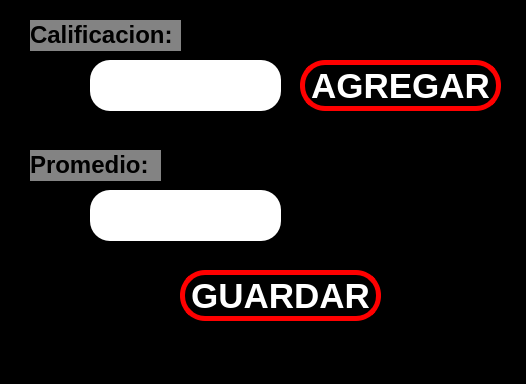
<?xml version="1.0" encoding="UTF-8"?>
<ui version="4.0">
 <class>MainWindow</class>
 <widget class="QMainWindow" name="MainWindow">
  <property name="geometry">
   <rect>
    <x>0</x>
    <y>0</y>
    <width>526</width>
    <height>384</height>
   </rect>
  </property>
  <property name="font">
   <font>
    <pointsize>17</pointsize>
   </font>
  </property>
  <property name="windowTitle">
   <string>MainWindow</string>
  </property>
  <property name="styleSheet">
   <string notr="true">
background-color: rgb(0, 0, 0);</string>
  </property>
  <widget class="QWidget" name="centralwidget">
   <widget class="QPushButton" name="btn_agregar">
    <property name="geometry">
     <rect>
      <x>300</x>
      <y>60</y>
      <width>201</width>
      <height>51</height>
     </rect>
    </property>
    <property name="font">
     <font>
      <pointsize>26</pointsize>
      <weight>75</weight>
      <bold>true</bold>
     </font>
    </property>
    <property name="styleSheet">
     <string notr="true">background-color: rgb(0, 0, 0);
color: rgb(255, 255, 255);
border-radius:25px;
border: 5px solid red;</string>
    </property>
    <property name="text">
     <string>AGREGAR</string>
    </property>
   </widget>
   <widget class="QLineEdit" name="txt_calificacion">
    <property name="geometry">
     <rect>
      <x>90</x>
      <y>60</y>
      <width>191</width>
      <height>51</height>
     </rect>
    </property>
    <property name="font">
     <font>
      <pointsize>25</pointsize>
      <weight>75</weight>
      <bold>true</bold>
     </font>
    </property>
    <property name="styleSheet">
     <string notr="true">border-radius:20px;
background-color: rgb(255, 255, 255);</string>
    </property>
    <property name="text">
     <string/>
    </property>
    <property name="alignment">
     <set>Qt::AlignCenter</set>
    </property>
   </widget>
   <widget class="QLabel" name="label">
    <property name="geometry">
     <rect>
      <x>30</x>
      <y>20</y>
      <width>151</width>
      <height>31</height>
     </rect>
    </property>
    <property name="styleSheet">
     <string notr="true">background-color: rgb(131, 131, 131);</string>
    </property>
    <property name="text">
     <string>&lt;html&gt;&lt;head/&gt;&lt;body&gt;&lt;p&gt;&lt;span style=&quot; font-size:18pt; font-weight:700;&quot;&gt;Calificacion:&lt;/span&gt;&lt;/p&gt;&lt;/body&gt;&lt;/html&gt;</string>
    </property>
   </widget>
   <widget class="QLineEdit" name="txt_promedio">
    <property name="geometry">
     <rect>
      <x>90</x>
      <y>190</y>
      <width>191</width>
      <height>51</height>
     </rect>
    </property>
    <property name="font">
     <font>
      <pointsize>25</pointsize>
      <weight>75</weight>
      <bold>true</bold>
     </font>
    </property>
    <property name="styleSheet">
     <string notr="true">border-radius:20px;
background-color: rgb(255, 255, 255);</string>
    </property>
    <property name="text">
     <string/>
    </property>
    <property name="alignment">
     <set>Qt::AlignCenter</set>
    </property>
   </widget>
   <widget class="QLabel" name="label_3">
    <property name="geometry">
     <rect>
      <x>30</x>
      <y>150</y>
      <width>131</width>
      <height>31</height>
     </rect>
    </property>
    <property name="styleSheet">
     <string notr="true">background-color: rgb(131, 131, 131);</string>
    </property>
    <property name="text">
     <string>&lt;html&gt;&lt;head/&gt;&lt;body&gt;&lt;p&gt;&lt;span style=&quot; font-size:18pt; font-weight:700;&quot;&gt;Promedio:&lt;/span&gt;&lt;/p&gt;&lt;/body&gt;&lt;/html&gt;</string>
    </property>
   </widget>
   <widget class="QPushButton" name="btn_guardar">
    <property name="geometry">
     <rect>
      <x>180</x>
      <y>270</y>
      <width>201</width>
      <height>51</height>
     </rect>
    </property>
    <property name="font">
     <font>
      <pointsize>26</pointsize>
      <weight>75</weight>
      <bold>true</bold>
     </font>
    </property>
    <property name="styleSheet">
     <string notr="true">background-color: rgb(0, 0, 0);
color: rgb(255, 255, 255);
border-radius:25px;
border: 5px solid red;</string>
    </property>
    <property name="text">
     <string>GUARDAR</string>
    </property>
   </widget>
  </widget>
  <widget class="QMenuBar" name="menubar">
   <property name="geometry">
    <rect>
     <x>0</x>
     <y>0</y>
     <width>526</width>
     <height>21</height>
    </rect>
   </property>
  </widget>
  <widget class="QStatusBar" name="statusbar"/>
 </widget>
 <resources/>
 <connections/>
</ui>
